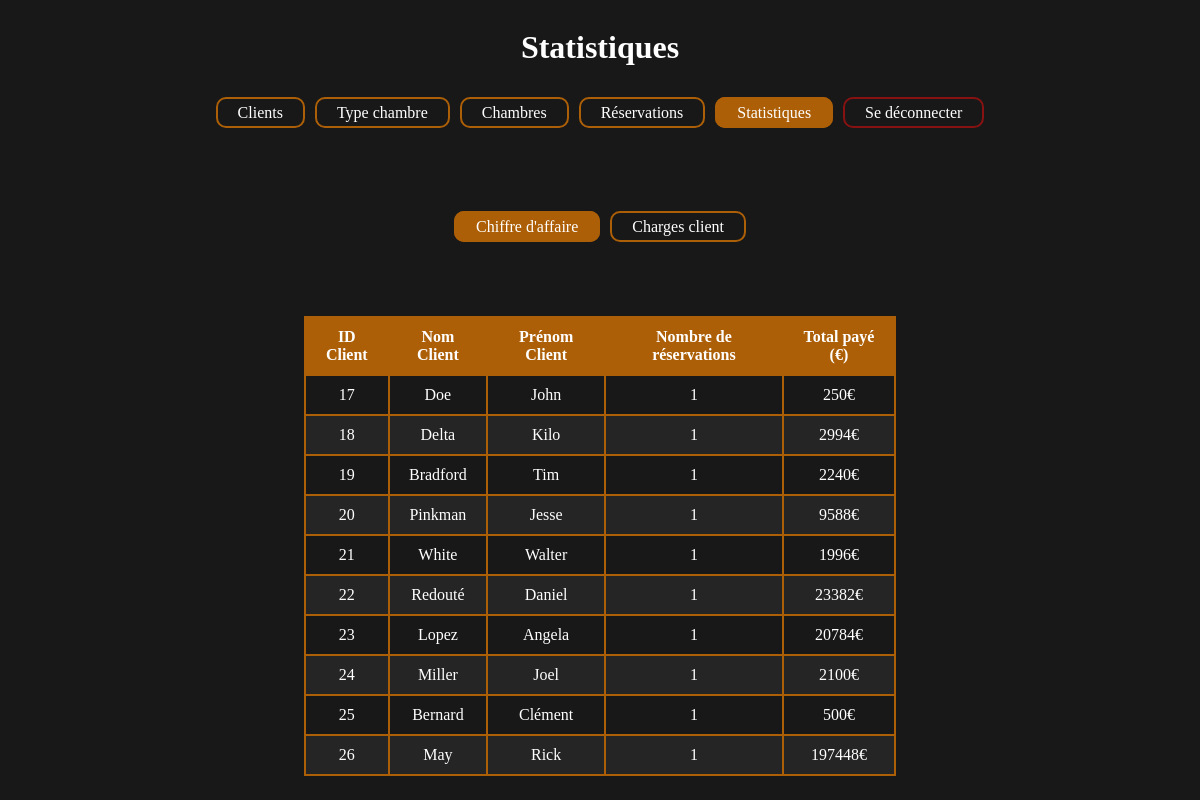
/admin/37admin_stats.php (signed in), run on the app's committed database.
### tables this page shows
CREATE TABLE `client` (
  `id_client` int(11) NOT NULL,
  `nom_client` varchar(50) NOT NULL,
  `prenom` varchar(50) NOT NULL,
  `rue` varchar(50) NOT NULL,
  `code_postal` int(11) NOT NULL,
  `ville` varchar(50) NOT NULL,
  `gsm` varchar(50) NOT NULL,
  `email` varchar(50) NOT NULL,
  `mot_de_passe` varchar(50) NOT NULL
);

### admin/37admin_stats.php (the view, shortened to what this page needs)
<!DOCTYPE html>
<html lang="fr">
    <head>
        <link rel="stylesheet" href="../37style.css">
    </head>
    <body>
        <h1>Statistiques</h1>
        <?php
            require_once('37admin_navbar.php');
            require_once('../37config.php');
            $type = 'chiffre_affaire';
        ?>
        <ul>
            <li>
                <a href="37admin_stats.php?type=chiffre_affaire" <?php if($type == "chiffre_affaire") echo 'class="active"'; ?>>Chiffre d'affaire</a>
            </li>
            <li>
                <a href="37admin_stats.php?type=chargesclients" <?php if($type == "chargesclients") echo 'class="active"'; ?>>Charges client</a>
            </li>
        </ul>
        <?php
            if($type == 'chiffre_affaire') {
                $sql = "SELECT
                    cl.id_client,
                    cl.nom_client,
                    cl.prenom,
                    COUNT(*) AS nb_reservations,
					SUM(DATEDIFF(r.date_fin, r.date_debut) * t.prix_nuit_pers * r.nbre_pers) AS total
					FROM client cl
					JOIN reservation r ON cl.id_client = r.id_client
					JOIN chambre ch ON r.id_chambre = ch.id_chambre
					JOIN type_chambre t ON ch.id_type_chambre = t.id_type_chambre
					GROUP BY cl.id_client";
                $result = mysqli_query($conn, $sql);
                echo "<table>";
                    echo "<tr>";
                        echo "<th>ID Client</th>";
                        echo "<th>Nom Client</th>";
                        echo "<th>Prénom Client</th>";
                        echo "<th>Nombre de réservations</th>";
                        echo "<th>Total payé (€)</th>";
                    echo "</tr>";
                if($result) {
                    while($row = mysqli_fetch_array($result)) {
                        echo "<tr>";
                            echo '<td>'.$row['id_client'].' </td>';
                            echo '<td>'.$row['nom_client'].'</td>';
                            echo '<td>'.$row['prenom'].'</td>';
                            echo '<td>'.$row['nb_reservations'].'</td>';
                            echo '<td>'.$row['total'].'€</td>';
                        echo "</tr>";
                    }
                }
                echo "</table>";
            }
        ?>
    </body>
</html>

### 37style.css (style rules this page uses)
:root { --danger_red: rgb(136, 18, 18); --border_radius: 10px; --couleur_primaire: rgb(24, 24, 24); --couleur_texte: white; --couleur_secondaire: rgb(37, 37, 37); --couleur_action: rgb(172, 95, 7); }
body { background-color: var(--couleur_primaire); color:var(--couleur_texte); display: flex; justify-content: center; align-items: center; flex-direction: column; }
ul { padding: 0; list-style-type: none; display: flex; margin-bottom: 5rem; }
a { color: var(--couleur_texte); text-decoration: none; transition: 0.2s; border: 2px solid var(--couleur_action); border-radius: var(--border_radius); margin: 5px; padding: 5px 20px; }
.active { background-color: var(--couleur_action); color: var(--couleur_texte); }
table { width: 50%; border-collapse: collapse; }
th, td { border: 2px solid var(--couleur_action); padding: 10px; text-align: center; }
th { background-color: var(--couleur_action); }
td { background-color: var(--couleur_secondaire); transition: 0.2s; }
tr:nth-child(even) td { background-color: var(--couleur_primaire); color: var(--couleur_texte); }

### data on the page
client: id_client "17", nom_client "Doe", prenom "John", nb_reservations "1", total "250"
client: id_client "18", nom_client "Delta", prenom "Kilo", nb_reservations "1", total "2994"
client: id_client "19", nom_client "Bradford", prenom "Tim", nb_reservations "1", total "2240"
client: id_client "20", nom_client "Pinkman", prenom "Jesse", nb_reservations "1", total "9588"
client: id_client "21", nom_client "White", prenom "Walter", nb_reservations "1", total "1996"
client: id_client "22", nom_client "Redouté", prenom "Daniel", nb_reservations "1", total "23382"
client: id_client "23", nom_client "Lopez", prenom "Angela", nb_reservations "1", total "20784"
client: id_client "24", nom_client "Miller", prenom "Joel", nb_reservations "1", total "2100"
client: id_client "25", nom_client "Bernard", prenom "Clément", nb_reservations "1", total "500"
client: id_client "26", nom_client "May", prenom "Rick", nb_reservations "1", total "197448"
